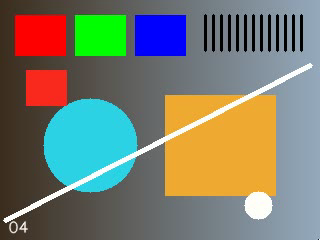
#> input picture frame 4 of 20261104/02_응용/data/sample.avi, 320 x 240 px
$ python 05_video_sampling.py
#> lines starting #> are read from the running program, lines starting #| are printed output that depends on the picture; after the words box and inside, x2 and y2 are one past the last pixel; in counts of white or black regions, pixels touching at a corner belong together
from pathlib import Path
import os
import cv2
import numpy as np

# 제공 코드: 어느 작업 폴더에서 실행해도 현재 파일 옆의 입력을 읽습니다.
# OpenCV에는 영문 상대 경로를 전달합니다. 원본 파일은 덮어쓰지 않습니다.
os.chdir(Path(__file__).resolve().parent)

import csv
import json
from time import perf_counter
Path("outputs").mkdir(exist_ok=True)

rows = []
for every in [1, 3]:
    cap = cv2.VideoCapture("data/sample.avi")
    fps = cap.get(cv2.CAP_PROP_FPS)
    # >>> TODO A05
    # 매 every번째 frame만 저장해도 원래 재생시간을 유지하도록 output_fps를 계산하세요. 이 입력은 48이 1·3으로 나누어떨어집니다.
    output_fps = fps
    # <<< TODO A05
    path = f"outputs/p05_every{every}.avi"
    writer = cv2.VideoWriter(path, cv2.VideoWriter_fourcc(*"MJPG"), output_fps, (160, 120))
    read_count, written = 0, 0
    start = perf_counter()
    while cap.isOpened() and writer.isOpened():
        ok, frame = cap.read()
#> frame is the input picture: shape (240, 320, 3); mean B, G, R 110.2, 124.6, 121.5
        if not ok:
            break
        if read_count % every == 0:
            small = cv2.resize(frame, (160, 120), interpolation=cv2.INTER_AREA)
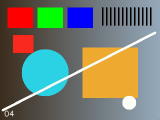
#> small: shape (120, 160, 3); mean B, G, R 110.3, 124.8, 121.6
            edge = cv2.Canny(cv2.cvtColor(small, cv2.COLOR_BGR2GRAY), 80, 160)
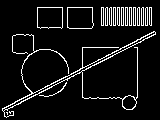
#> edge: shape (120, 160); 8.2% white in thin lines or dots, all inside (x1, y1, x2, y2) = (2, 7, 156, 118)
            writer.write(cv2.cvtColor(edge, cv2.COLOR_GRAY2BGR))
            written += 1
        read_count += 1
    cap.release(); writer.release()
    seconds = perf_counter() - start
    check = cv2.VideoCapture(path)
    actual_count = int(check.get(cv2.CAP_PROP_FRAME_COUNT))
    actual_fps = check.get(cv2.CAP_PROP_FPS); check.release()
    rows.append([every, read_count, written, actual_count, actual_fps, read_count/fps, actual_count/actual_fps, seconds, written/seconds])
    print(f"N={every}: 읽기{read_count}, 저장{actual_count}, fps={actual_fps}, 출력초={actual_count/actual_fps:.2f}")
with open("outputs/p05_sampling.csv", "w", encoding="utf-8-sig", newline="") as f:
    w = csv.writer(f); w.writerow(["every", "decoded", "written", "reopened", "fps", "input_duration_s", "output_duration_s", "wall_s", "processed_fps"]); w.writerows(rows)
print("시간은 decode+처리+encode 포함. 모든 입력은 decode하므로 N배 가속을 보장하지 않습니다.")

$ run again, starting later in the video
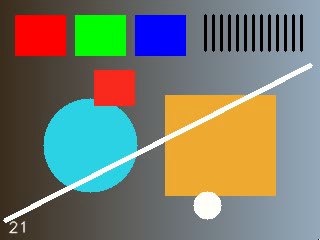
#> input picture frame 21 of 20261104/02_응용/data/sample.avi, 320 x 240 px
#> frame is the input picture: shape (240, 320, 3); mean B, G, R 109.5, 124, 121.2
#> `small = cv2.resize(frame, (160, 120), interpolation=cv2.INTER_AREA)`:
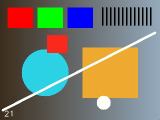
#> small: shape (120, 160, 3); mean B, G, R 109.6, 124.2, 121.4
#> `edge = cv2.Canny(cv2.cvtColor(small, cv2.COLOR_BGR2GRAY), 80, 160)`:
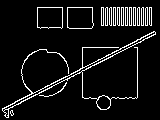
#> edge: shape (120, 160); 7.9% white in thin lines or dots, all inside (x1, y1, x2, y2) = (2, 7, 156, 118)

$ run again, starting later in the video
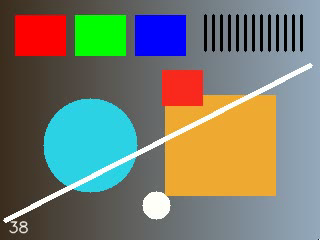
#> input picture frame 38 of 20261104/02_응용/data/sample.avi, 320 x 240 px
#> frame is the input picture: shape (240, 320, 3); mean B, G, R 109.6, 123.6, 120.4
#> `small = cv2.resize(frame, (160, 120), interpolation=cv2.INTER_AREA)`:
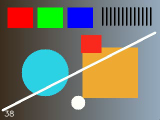
#> small: shape (120, 160, 3); mean B, G, R 109.8, 123.8, 120.6
#> `edge = cv2.Canny(cv2.cvtColor(small, cv2.COLOR_BGR2GRAY), 80, 160)`:
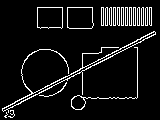
#> edge: shape (120, 160); 7.9% white in thin lines or dots, all inside (x1, y1, x2, y2) = (2, 7, 156, 118)
